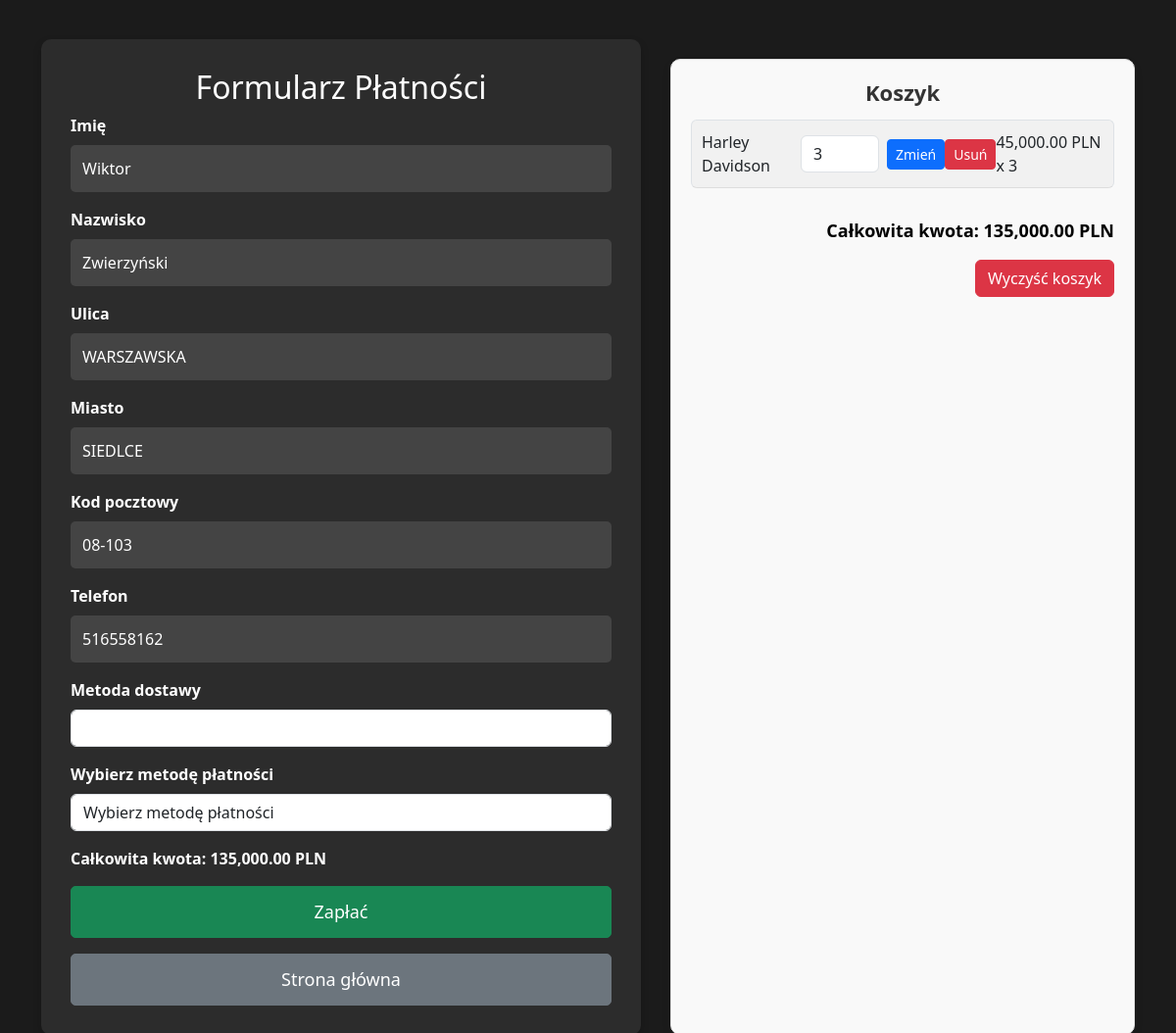
The app's page /platnosci.php (signed in), older data.
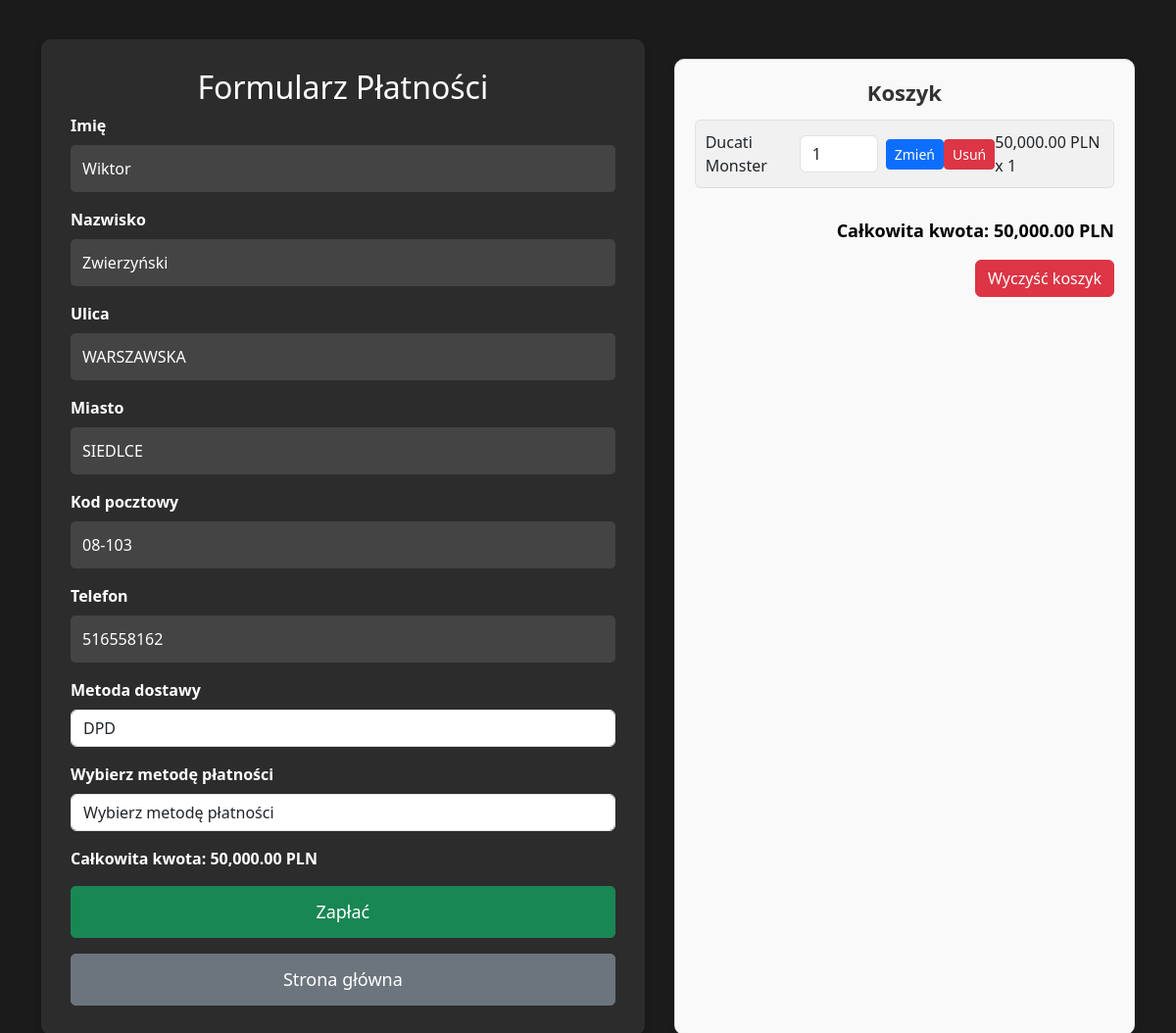
The same page, newer data.
### tables this page shows
CREATE TABLE `addresses` (
  `id_adresu` int(11) NOT NULL,
  `user_id` int(10) NOT NULL,
  `Imie` varchar(255) NOT NULL,
  `Nazwisko` varchar(255) NOT NULL,
  `ulica` varchar(255) NOT NULL,
  `miasto` varchar(255) NOT NULL,
  `kod` varchar(6) NOT NULL,
  `tel` varchar(9) NOT NULL
);

CREATE TABLE `carts` (
  `cart_id` int(11) NOT NULL,
  `user_id` int(11) NOT NULL,
  `product_id` int(11) NOT NULL,
  `product_name` varchar(255) NOT NULL,
  `product_price` decimal(10,2) NOT NULL,
  `quantity` int(11) DEFAULT 1
);

CREATE TABLE `products` (
  `id` int(11) NOT NULL,
  `name` varchar(255) NOT NULL,
  `image` varchar(255) NOT NULL,
  `Opis` varchar(255) NOT NULL,
  `price` decimal(10,2) NOT NULL,
  `category_id` int(11) DEFAULT NULL
);

### platnosci.php (the view, shortened to what this page needs)
<?php
include 'db.php';
$address = [];
$cartItems = [];
if (isset($_SESSION['user_id'])) {
    $userId = $_SESSION['user_id'];
    $stmt = $pdo->prepare("SELECT * FROM addresses WHERE user_id = ?");
    $stmt->execute([$userId]);
    $address = $stmt->fetch();
    $stmt = $pdo->prepare("
        SELECT c.*, p.name, p.price
        FROM carts c
        JOIN products p ON c.product_id = p.id
        WHERE c.user_id = ?
    ");
    $stmt->execute([$userId]);
    $cartItems = $stmt->fetchAll();
}
$totalAmount = 0;
foreach ($cartItems as $item) {
    $totalAmount += $item['price'] * ($item['quantity'] ?? 1);
}
$stmt = $pdo->query("SELECT id, name FROM shipping_methods");
$shippingMethods = $stmt->fetchAll();
$imie = $address['Imie'] ?? '';
$nazwisko = $address['Nazwisko'] ?? '';
$ulica = $address['ulica'] ?? '';
$miasto = $address['miasto'] ?? '';
$kod = $address['kod'] ?? '';
$tel = $address['tel'] ?? '';
?>
<!DOCTYPE html>
<html lang="pl">
<head>
    <link rel="stylesheet" href="platnosci.css">
    <link href="https://cdn.jsdelivr.net/npm/bootstrap@5.3.3/dist/css/bootstrap.min.css" rel="stylesheet">
</head>
<body>
<div class="container">
    <div class="form-container">
        <h2>Formularz Płatności</h2>
        <form method="POST" id="paymentForm" >
            <div class="mb-3">
                <label for="imie" class="form-label">Imię</label>
                <input type="text" class="form-control" id="imie" name="imie" value="<?= htmlspecialchars($imie) ?>" required>
            </div>
            <div class="mb-3">
                <label for="nazwisko" class="form-label">Nazwisko</label>
                <input type="text" class="form-control" id="nazwisko" name="nazwisko" value="<?= htmlspecialchars($nazwisko) ?>" required>
            </div>
            <div class="mb-3">
                <label for="ulica" class="form-label">Ulica</label>
                <input type="text" class="form-control" id="ulica" name="ulica" value="<?= htmlspecialchars($ulica) ?>" required>
            </div>
            <div class="mb-3">
                <label for="miasto" class="form-label">Miasto</label>
                <input type="text" class="form-control" id="miasto" name="miasto" value="<?= htmlspecialchars($miasto) ?>" required>
            </div>
            <div class="mb-3">
                <label for="kod" class="form-label">Kod pocztowy</label>
                <input type="text" class="form-control" id="kod" name="kod" value="<?= htmlspecialchars($kod) ?>" required pattern="\d{2}-\d{3}">
            </div>
            <div class="mb-3">
                <label for="tel" class="form-label">Telefon</label>
                <input type="tel" class="form-control" id="tel" name="tel" value="<?= htmlspecialchars($tel) ?>" required pattern="^(\+?\d{1,3})? ?\d{3} ?\d{3} ?\d{3}$">
            </div>
            <div class="mb-3">
                <label for="shipping" class="form-label">Metoda dostawy</label>
                <select name="shipping_method" id="shipping" class="form-control" required>
                    <?php foreach ($shippingMethods as $method): ?>
                        <option value="<?= $method['id'] ?>"><?= htmlspecialchars($method['name']) ?></option>
                    <?php endforeach; ?>
                </select>
            </div>
            <div class="mb-3">
    <label for="payment_method" class="form-label">Wybierz metodę płatności</label>
    <select class="form-control" id="payment_method" name="payment_method" required>
        <option value="" disabled selected>Wybierz metodę płatności</option>
    </select>
</div>
            <div class="mb-3">
                <strong>Całkowita kwota: <?= number_format($totalAmount, 2) ?> PLN</strong>
            </div>
            <button type="submit" class="btn btn-success">Zapłać</button>
        </form>
        <button class="btn-secondary btn  mt-3" onclick="window.location.href='index.php';">Strona główna</button>
    </div>
    <div class="cart-box">
        <h4 class="text-center">Koszyk</h4>
        <ul class="list-group">
            <?php foreach ($cartItems as $item): ?>
                <li class="list-group-item d-flex justify-content-between align-items-center">
                    <span><?= htmlspecialchars($item['name']) ?></span>
                    <form method="POST" class="d-flex align-items-center">
                        <input type="number" name="quantity" class="form-control me-2" value="<?= htmlspecialchars($item['quantity'] ?? 1) ?>" min="1" style="width: 80px;">
                        <button type="submit" class="btn btn-primary btn-sm">Zmień</button>
                    </form>
                    <form method="POST">
                        <button type="submit" class="btn btn-danger btn-sm">Usuń</button>
                    </form>
                    <span><?= number_format($item['price'], 2) ?> PLN x <?= htmlspecialchars($item['quantity'] ?? 1) ?></span>
                </li>
            <?php endforeach; ?>
        </ul>
        <div class="total mt-3">
            <strong>Całkowita kwota: <?= number_format($totalAmount, 2) ?> PLN</strong>
            <form method="POST" action="">
            <button type="submit" class="btn btn-danger mt-3">Wyczyść koszyk</button>
        </form>
        </div>
    </div>
</div>
</body>
</html>

### platnosci.css (style rules this page uses)
body { background-color: #1b1b1b !important; color: #000000 !important; font-family: 'Roboto', sans-serif; margin: 0; padding: 0; }
* { box-sizing: border-box; }
.container { display: flex; justify-content: space-between; gap: 30px; padding: 40px; animation: fadeIn 0.8s ease-in-out; }
.form-container { width: 60%; padding: 30px; background-color: #2c2c2c; border-radius: 10px; box-shadow: 0 4px 8px rgba(0, 0, 0, 0.2); color: white; animation: slideIn 0.8s ease-out; }
h2 { text-align: center; margin-bottom: 30px; font-size: 24px; }
.form-container .form-label { font-size: 16px; color: white; font-weight: bold; }
.form-container input { background-color: #444; color: white; border: none; padding: 12px; width: 100%; margin-bottom: 15px; border-radius: 5px; }
.form-container button { width: 100%; color: white; padding: 12px; border-radius: 5px; font-size: 18px; transition: background-color 0.3s ease, transform 0.3s ease; }
.cart-box { padding: 20px; background-color: #f9f9f9; border: 1px solid #ddd; border-radius: 10px; box-shadow: 0 4px 8px rgba(0, 0, 0, 0.1); margin-top: 20px; animation: slideInCart 0.8s ease-out; }
.cart-box h4 { font-size: 22px; font-weight: bold; color: #333; margin-bottom: 15px; text-align: center; }
.cart-box .list-group { list-style-type: none; padding: 0; margin-bottom: 20px; }
.cart-box .list-group-item { display: flex; justify-content: space-between; font-size: 16px; margin-bottom: 10px; padding: 10px; border-bottom: 1px solid #ddd; border-radius: 5px; background-color: #f1f1f1; opacity: 0; animation: fadeInItem 0.6s ease-out forwards; }
.cart-box .list-group-item:nth-child(odd) { animation-delay: 0.2s; }
.cart-box .total { font-size: 18px; font-weight: bold; text-align: right; }

Row changes from the older to the newer data that the page shows:
removed carts: product.name "Harley Davidson", quantity "3", product.price "45,000.00"
added carts: product.name "Ducati Monster", quantity "1", product.price "50,000.00"
Text that changed along with them:
form field shipping_method: (not shown) → "DPD"
$totalAmount: "135,000.00" → "50,000.00"
